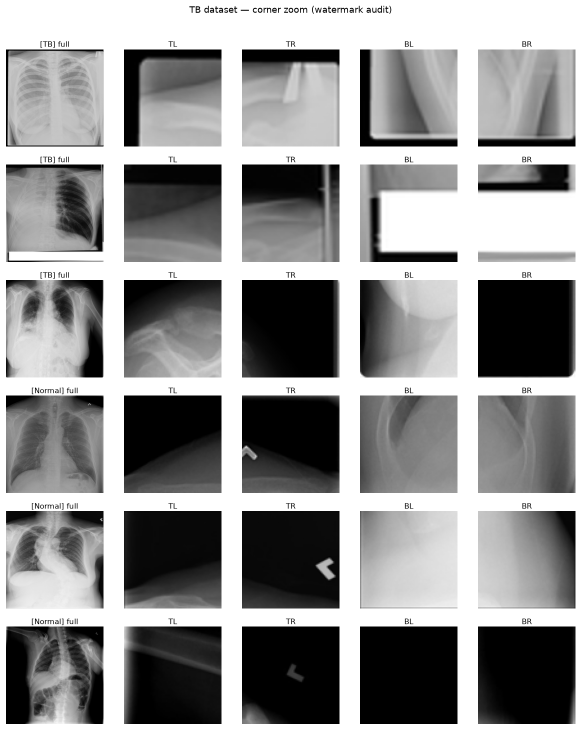
#> input picture scripts/crop_preview/tb_corner_zoom.png, 1162 x 1460 px, given as the content of the folder /t2/raw/xray_covid/COVID-19_Radiography_Dataset/COVID/images, which was not available (shown at 1/2 size)
$ python inspect_crops.py
#> lines starting #> are read from the running program, lines starting #| are printed output that depends on the picture; after the words box and inside, x2 and y2 are one past the last pixel; in counts of white or black regions, pixels touching at a corner belong together; pictures that were not available may be replaced by others from this repository, and a replacement may not be noted
"""
Phase 3.5 diagnostic: visualize proposed preprocessing fixes for both X-ray sources.

COVID-19 Radiography Dataset  → mask-guided lung bbox crop
TB Chest Radiography Database → uniform border crop at several margins

Saves a before/after grid to scripts/crop_preview/ for user sign-off.
"""

import random
import sys
from pathlib import Path

import numpy as np
from PIL import Image, ImageDraw, ImageFont
import matplotlib
matplotlib.use("Agg")
import matplotlib.pyplot as plt
import matplotlib.gridspec as gridspec

SEED = 42
random.seed(SEED)

ROOT = Path(__file__).resolve().parent.parent
COVID_SRC   = ROOT / "raw" / "xray_covid" / "COVID-19_Radiography_Dataset"
TB_SRC      = ROOT / "raw" / "xray_tb_cleaned"
OUT_DIR     = ROOT / "scripts" / "crop_preview"
OUT_DIR.mkdir(exist_ok=True)

# ── helpers ──────────────────────────────────────────────────────────────────

def load_gray(path: Path) -> np.ndarray:
    return np.array(Image.open(path).convert("L"))

def load_mask(path: Path) -> np.ndarray:
    arr = np.array(Image.open(path).convert("L"))
    return (arr > 127).astype(np.uint8)   # binarise


def mask_bbox(mask: np.ndarray, pad: int = 4):
    """Return (r0, r1, c0, c1) tight bounding box of the mask, with padding."""
    rows = np.any(mask, axis=1)
    cols = np.any(mask, axis=0)
    if not rows.any():
        return 0, mask.shape[0], 0, mask.shape[1]
    r0, r1 = np.where(rows)[0][[0, -1]]
    c0, c1 = np.where(cols)[0][[0, -1]]
    H, W = mask.shape
    r0 = max(0, r0 - pad)
    r1 = min(H, r1 + pad + 1)
    c0 = max(0, c0 - pad)
    c1 = min(W, c1 + pad + 1)
    return int(r0), int(r1), int(c0), int(c1)


def border_crop(img: np.ndarray, frac: float):
    """Remove `frac` fraction from each edge (0.08 = 8% crop per edge)."""
    H, W = img.shape[:2]
    dy = max(1, int(round(H * frac)))
    dx = max(1, int(round(W * frac)))
    return img[dy:H-dy, dx:W-dx]


def pil_resize(arr: np.ndarray, size=224) -> np.ndarray:
    return np.array(Image.fromarray(arr).resize((size, size), Image.LANCZOS))


def add_label(ax, text, fontsize=9):
    ax.set_title(text, fontsize=fontsize, pad=3)
    ax.axis("off")


# ── COVID: mask-guided crop preview ──────────────────────────────────────────

def covid_preview(n_samples=6):
#> called with n_samples = 6
    classes = ["COVID", "Normal", "Viral Pneumonia"]
    samples = []
    for cls in classes:
        img_dir  = COVID_SRC / cls / "images"
        mask_dir = COVID_SRC / cls / "masks"
        files = sorted(img_dir.glob("*.png"))
        rng = random.Random(SEED)
        picked = rng.sample(files, min(n_samples // len(classes) + 1, len(files)))
        for p in picked[:max(1, n_samples // len(classes))]:
            mp = mask_dir / p.name
            if mp.exists():
                samples.append((cls, p, mp))

    ncols = 3   # original | mask overlay | cropped-resized
    nrows = len(samples)
    fig, axes = plt.subplots(nrows, ncols, figsize=(ncols * 3, nrows * 3))
    fig.suptitle("COVID-19 dataset — mask-guided lung bbox crop", fontsize=11, y=1.01)

    for i, (cls, img_path, mask_path) in enumerate(samples):
        img  = load_gray(img_path)
        mask = load_mask(mask_path)
#> in load_mask, `return (arr > 127).astype(np.uint8)`:
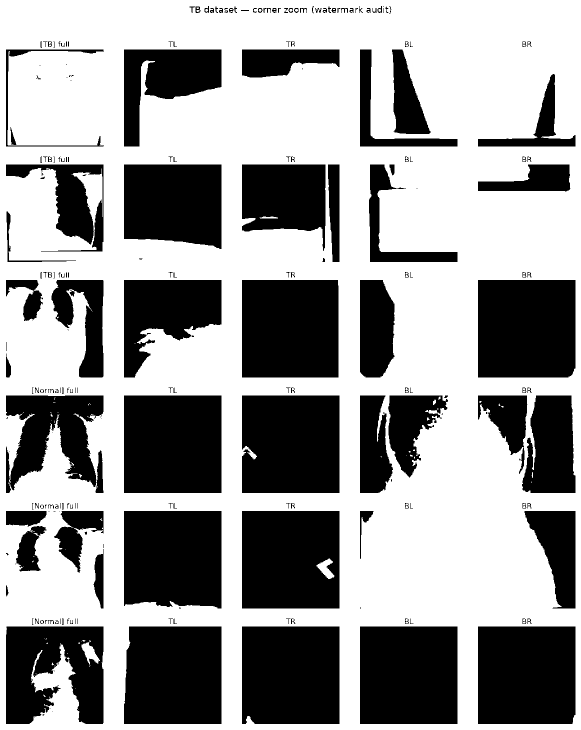
#> returned value: shape (1460, 1162) (shown at 1/2 size); values 0 (black) and 1 (white), 59.5% white; 243 black regions (88 under 20 px), largest, box (x1, y1, x2, y2) and area: (248, 791, 443, 986) 38025, (720, 1253, 915, 1448) 38025, (956, 1253, 1151, 1448) 37943
        r0, r1, c0, c1 = mask_bbox(mask, pad=4)
#> in mask_bbox, `r0, r1 = np.where(rows)[0][[0, -1]]`: r0 = 0; r1 = 1459
#> in mask_bbox, `c0, c1 = np.where(cols)[0][[0, -1]]`: c0 = 0; c1 = 1161
#> in mask_bbox, `r1 = min(H, r1 + pad + 1)`: r1 = 1460
#> in mask_bbox, `c1 = min(W, c1 + pad + 1)`: c1 = 1162
#> r0 = 0; r1 = 1460; c0 = 0; c1 = 1162

        # col 0: original
        ax = axes[i, 0] if nrows > 1 else axes[0]
        ax.imshow(img, cmap="gray", vmin=0, vmax=255)
        add_label(ax, f"Original  [{cls}]\n{img.shape[1]}×{img.shape[0]}")

        # col 1: mask overlay + bbox
        ax = axes[i, 1] if nrows > 1 else axes[1]
        # Resize mask to match image dimensions if they differ
        if mask.shape != img.shape:
            mask_img = Image.fromarray((mask * 255).astype(np.uint8))
            mask_img = mask_img.resize((img.shape[1], img.shape[0]), Image.NEAREST)
            mask = (np.array(mask_img) > 127).astype(np.uint8)
            # Recompute bbox with correctly-sized mask
            r0, r1, c0, c1 = mask_bbox(mask, pad=4)
        overlay = np.stack([img, img, img], axis=-1)
        overlay[mask == 0] = [40, 40, 40]          # dim background
        rect = plt.Rectangle((c0, r0), c1-c0, r1-r0,
                              edgecolor="lime", facecolor="none", linewidth=1.5)
        ax.imshow(overlay)
        ax.add_patch(rect)
        add_label(ax, f"Mask + bbox\ncrop: [{r0}:{r1}, {c0}:{c1}]")

        # col 2: cropped + resized to 224
        ax = axes[i, 2] if nrows > 1 else axes[2]
        cropped = img[r0:r1, c0:c1]
        resized = pil_resize(cropped, 224)
#> in pil_resize, `return np.array(Image.fromarray(arr).resize((size, size), Image.LANCZO..`:
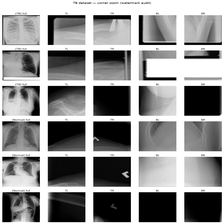
#> returned value: shape (224, 224); min 0, max 255, mean 146.1
        ax.imshow(resized, cmap="gray", vmin=0, vmax=255)
        add_label(ax, f"Cropped → 224×224\n(mask-guided)")

    plt.tight_layout()
    out = OUT_DIR / "covid_mask_crop_preview.png"
    plt.savefig(out, dpi=120, bbox_inches="tight")
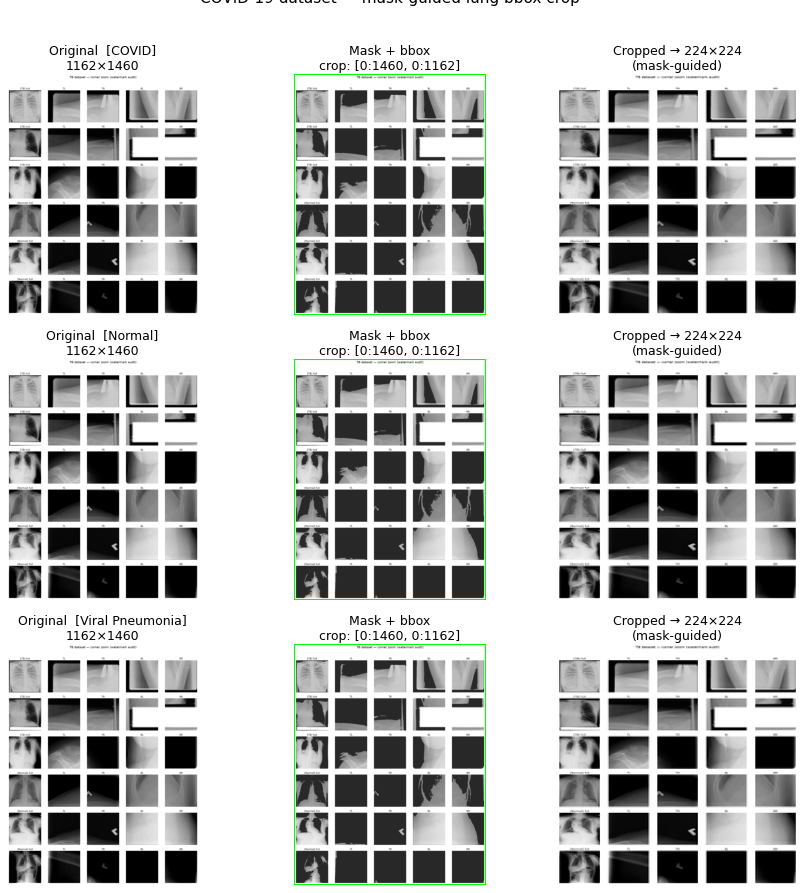
#> figure drawn by matplotlib, 9 panels
#> the loop in tb_corner_zoom, `for j, (corner, patch) in enumerate(corners.items()):` made 4 passes
#> corner on passes 1 to 4: 'TL', 'TR', 'BL', 'BR'
    plt.close()
    print(f"Saved: {out}")


# ── TB: border-crop preview at multiple margins ───────────────────────────────

def tb_preview(n_samples=4, margins=(0.05, 0.08, 0.10, 0.12)):
#> called with n_samples = 4, margins = (0.05, 0.08, 0.1, 0.12)
    tb_files = sorted((TB_SRC / "Tuberculosis").glob("*.png"))
    norm_files = sorted((TB_SRC / "Normal").glob("*.png"))

    rng = random.Random(SEED)
    tb_pick   = rng.sample(tb_files,   min(n_samples // 2, len(tb_files)))
    norm_pick = rng.sample(norm_files, min(n_samples // 2, len(norm_files)))
    samples = [("Tuberculosis", p) for p in tb_pick] + [("Normal", p) for p in norm_pick]

    ncols = 1 + len(margins)   # original + one per margin
    nrows = len(samples)
    fig, axes = plt.subplots(nrows, ncols, figsize=(ncols * 2.5, nrows * 2.5))
    fig.suptitle("TB dataset — uniform border crop at candidate margins", fontsize=11, y=1.01)

    for i, (cls, img_path) in enumerate(samples):
        img = load_gray(img_path)

        ax = axes[i, 0] if nrows > 1 else axes[0]
        ax.imshow(img, cmap="gray", vmin=0, vmax=255)
        add_label(ax, f"Original [{cls}]\n{img.shape[1]}×{img.shape[0]}")

        for j, frac in enumerate(margins):
            cropped = border_crop(img, frac)
            resized = pil_resize(cropped, 224)
            ax = axes[i, j+1] if nrows > 1 else axes[j+1]
            ax.imshow(resized, cmap="gray", vmin=0, vmax=255)
            add_label(ax, f"{int(frac*100)}% per edge\n→ 224×224")
#> this loop made 4 passes
#> pass 1, in tb_preview, `cropped = border_crop(img, frac)`:
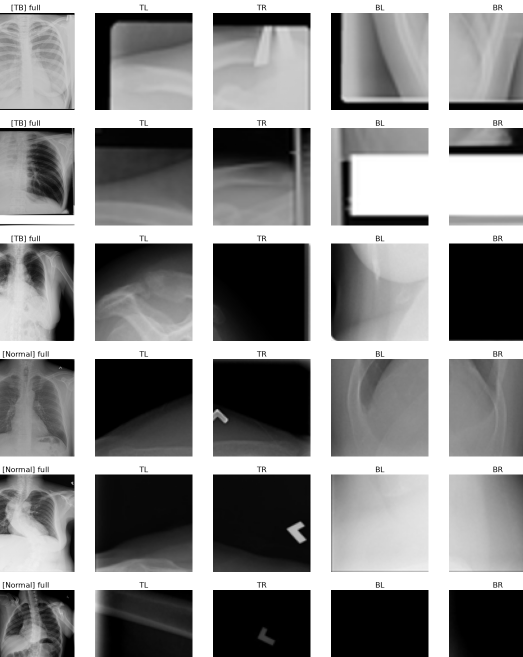
#> cropped: shape (1314, 1046) (shown at 1/2 size); min 0, max 255, mean 142
#> pass 1, in tb_preview, `resized = pil_resize(cropped, 224)`:
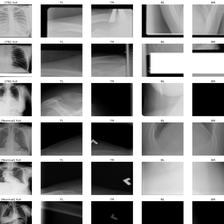
#> resized: shape (224, 224); min 0, max 255, mean 141.8
#> after the loop:
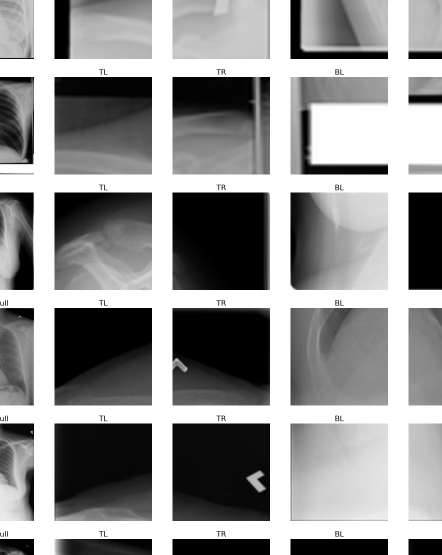
#> cropped: shape (1110, 884) (shown at 1/2 size); min 0, max 255, mean 146.4

    plt.tight_layout()
    out = OUT_DIR / "tb_border_crop_preview.png"
    plt.savefig(out, dpi=120, bbox_inches="tight")
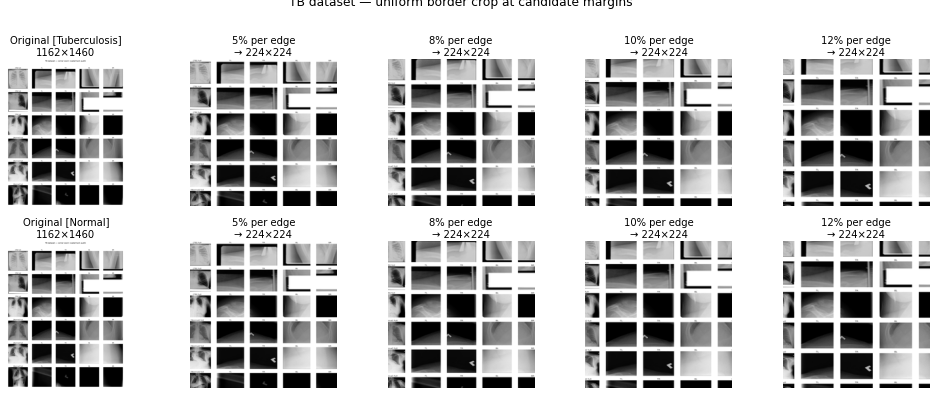
#> figure drawn by matplotlib, 10 panels
    plt.close()
    print(f"Saved: {out}")


# ── TB: corner-region zoom to verify watermark location ──────────────────────

def tb_corner_zoom(n_samples=6, crop_frac=0.15):
    """
    Zoom into the four corners of TB + Normal images to see whether
    watermarks are consistently placed there.
    """
    tb_files   = sorted((TB_SRC / "Tuberculosis").glob("*.png"))
    norm_files = sorted((TB_SRC / "Normal").glob("*.png"))
    rng = random.Random(SEED + 1)
    picks = ([("TB", p) for p in rng.sample(tb_files, min(n_samples//2, len(tb_files)))]
           + [("Normal", p) for p in rng.sample(norm_files, min(n_samples//2, len(norm_files)))])

    ncols = 5   # full image + TL + TR + BL + BR
    nrows = len(picks)
    fig, axes = plt.subplots(nrows, ncols, figsize=(ncols * 2, nrows * 2))
    fig.suptitle("TB dataset — corner zoom (watermark audit)", fontsize=11, y=1.01)

    for i, (cls, p) in enumerate(picks):
        img = load_gray(p)
        H, W = img.shape
        dy, dx = max(1, int(H * crop_frac)), max(1, int(W * crop_frac))

        corners = {
            "TL": img[:dy, :dx],
            "TR": img[:dy, W-dx:],
            "BL": img[H-dy:, :dx],
            "BR": img[H-dy:, W-dx:],
        }

        ax = axes[i, 0] if nrows > 1 else axes[0]
        ax.imshow(img, cmap="gray", vmin=0, vmax=255)
        add_label(ax, f"[{cls}] full")

        for j, (corner, patch) in enumerate(corners.items()):
            ax = axes[i, j+1] if nrows > 1 else axes[j+1]
            ax.imshow(patch, cmap="gray", vmin=0, vmax=255)
            add_label(ax, corner)

    plt.tight_layout()
    out = OUT_DIR / "tb_corner_zoom.png"
    plt.savefig(out, dpi=120, bbox_inches="tight")
    plt.close()
    print(f"Saved: {out}")


if __name__ == "__main__":
    print("Generating COVID mask-guided crop preview...")
    covid_preview(n_samples=6)

    print("Generating TB corner zoom...")
    tb_corner_zoom(n_samples=6, crop_frac=0.15)

    print("Generating TB border-crop comparison at candidate margins...")
    tb_preview(n_samples=4, margins=(0.05, 0.08, 0.10, 0.12))

    print("\nAll previews written to:", OUT_DIR)
